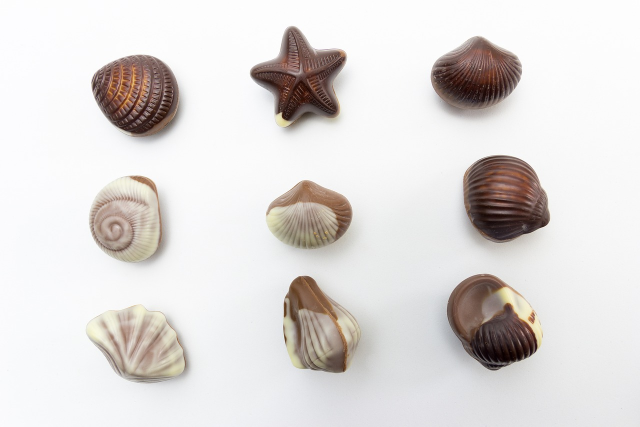
#> input picture image.png, 1280 x 853 px (shown at 1/2 size)
$ python -i utils.py   (imports and definitions only)   (older library calls are emulated)
#> lines starting #> are read from the running program, lines starting #| are printed output that depends on the picture
### metodos.py
import cv2
import matplotlib.pyplot as plt
import numpy as np


import cv2
import os


def getImage(input_path: str):
    """Obtiene la ruta absoluta de una imagen dada su ruta relativa o absoluta.

    Args:
        input_path (str): Ruta de la imagen.

    Returns:
        img:
    """
#> called with input_path = 'image.png'
    # Convertir a ruta absoluta

    return cv2.imread(os.path.abspath(input_path))
#> returned value is the input picture: shape (853, 1280, 3); mean B, G, R 217.7, 219.3, 223


# [1114 lines left out: functions convert_RGB, gray_image, binary_image, normal_image, convert_gray_scale, convert_binary_image and 31 more, not called in this run]

    # return result

### utils.py
import cv2
import numpy as np
import matplotlib.pyplot as plt
import metodos as mt


# [20 lines left out: function momentos_hu, not called in this run]


#no sirve para maderas deja todo en rojo por la forma de las imagenes
def detectar_lineas_hough(routPath, umbral_canny_bajo=50, umbral_canny_alto=150, aperture_size=7, umbral_hough=150, mostrar=False):
    """
    Aplica la Transformada de Hough para detectar líneas en una imagen.

    Parámetros:
        ruta_imagen (str): Ruta a la imagen a procesar.
        umbral_canny_bajo (int): Umbral bajo para Canny.
        umbral_canny_alto (int): Umbral alto para Canny.
        aperture_size (int): Tamaño del kernel Sobel (3, 5 o 7).
        umbral_hough (int): Umbral mínimo para detectar líneas con Hough.
        mostrar (bool): Si True, muestra la imagen con líneas.

    Retorna:
        image_result (np.ndarray): Imagen con líneas detectadas dibujadas.
        num_lineas (int): Número de líneas detectadas.
    """

    image = mt.getImage(routPath)
    if image is None:
        raise ValueError(f"No se pudo cargar la imagen: {routPath}")

    gray = cv2.cvtColor(image, cv2.COLOR_BGR2GRAY)
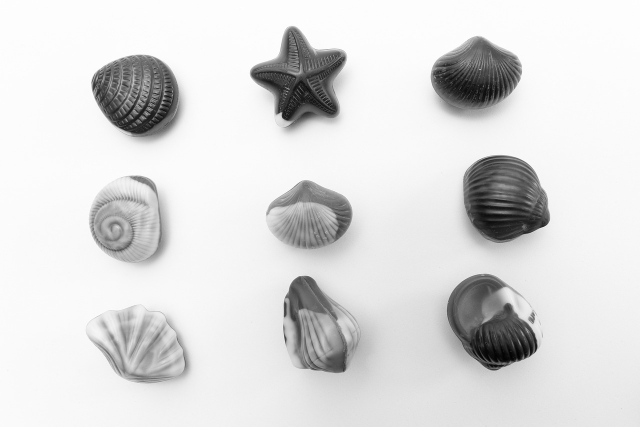
#> gray: shape (853, 1280) (shown at 1/2 size); min 1, max 255, mean 220.2

    # Detección de bordes
    edges = cv2.Canny(gray, umbral_canny_bajo, umbral_canny_alto, apertureSize=aperture_size)
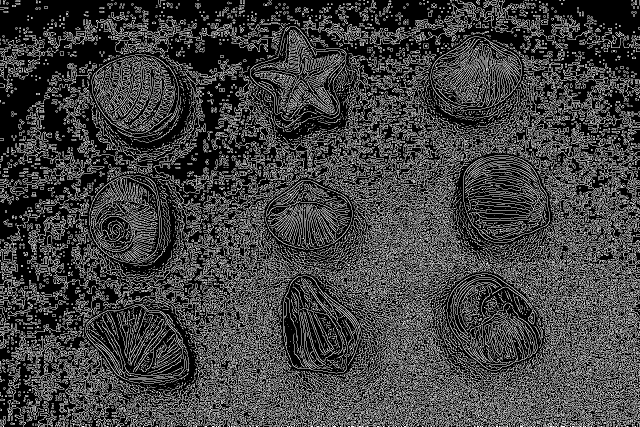
#> edges: shape (853, 1280) (shown at 1/2 size); 25.4% white in thin lines or dots

    # Transformada de Hough
    lines = cv2.HoughLines(edges, 1, np.pi / 20, umbral_hough)

    # Dibujar líneas
    if lines is not None:
        for line in lines:
            rho, theta = line[0]
            x1 = int(rho * np.cos(theta) + 1000 * (-np.sin(theta)))
            y1 = int(rho * np.sin(theta) + 1000 * (np.cos(theta)))
            x2 = int(rho * np.cos(theta) - 1000 * (-np.sin(theta)))
            y2 = int(rho * np.sin(theta) - 1000 * (np.cos(theta)))
            cv2.line(image, (x1, y1), (x2, y2), (0, 0, 255), 2)
#> this loop made 3124 passes
#> (rho, theta, x1, y1, x2, y2) on passes 1 to 3: (-115, 2.36, -625, -788, 788, 625), (829, 0.785, -120, 1293, 1293, -120), (-303, 2.36, -492, -921, 921, 492)
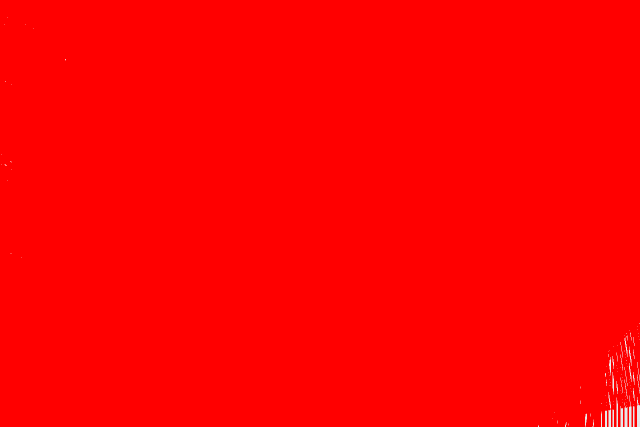
#> image: shape (853, 1280, 3) (shown at 1/2 size); mean B, G, R 0.6, 0.6, 254.9

    # Mostrar
    if mostrar:
        plt.imshow(cv2.cvtColor(image, cv2.COLOR_BGR2RGB))
        plt.title("Líneas Detectadas con la Transformada de Hough")
        plt.axis('off')
        plt.show()

    return image, len(lines) if lines is not None else 0

# [142 lines left out: functions descriptor_hog, kaze, orb_descriptor, akaze_descriptor, log_features, not called in this run]

>>> result = detectar_lineas_hough('image.png')
